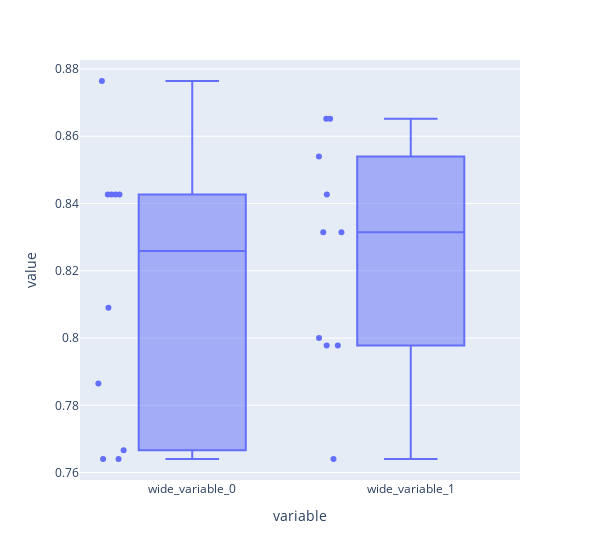

Notebook code cell kept with this figure:
### Code cell
px.box(y=[rnd_for_score, svc_score], points='all', notched=False, labels={'rnd_for_score': 'Random Forest', 'svc_score': 'SVC'})

### Figure 1 — Plotly figure (JSON) as saved in the notebook; plotly's stock layout.template omitted (floating-point values rounded to 4 significant figures)
{"data": [{"alignmentgroup": "True", "boxpoints": "all", "hovertemplate": "variable=%{x}<br>value=%{y}<extra></extra>", "legendgroup": "", "marker": {"color": "#636efa"}, "name": "", "notched": false, "offsetgroup": "", "orientation": "v", "showlegend": false, "type": "box", "x": ["wide_variable_0", "wide_variable_0", "wide_variable_0", "wide_variable_0", "wide_variable_0", "wide_variable_0", "wide_variable_0", "wide_variable_0", "wide_variable_0", "wide_variable_0", "wide_variable_1", "wide_variable_1", "wide_variable_1", "wide_variable_1", "wide_variable_1", "wide_variable_1", "wide_variable_1", "wide_variable_1", "wide_variable_1", "wide_variable_1"], "x0": " ", "xaxis": "x", "y": [0.7667, 0.7865, 0.764, 0.8427, 0.8764, 0.8427, 0.809, 0.764, 0.8427, 0.8427, 0.8, 0.8427, 0.764, 0.8652, 0.8315, 0.7978, 0.8315, 0.7978, 0.8652, 0.8539], "y0": " ", "yaxis": "y"}], "layout": {"boxmode": "group", "legend": {"tracegroupgap": 0}, "margin": {"t": 60}, "width": 600, "xaxis": {"anchor": "y", "domain": [0, 1], "title": {"text": "variable"}}, "yaxis": {"anchor": "x", "domain": [0, 1], "title": {"text": "value"}}}}
